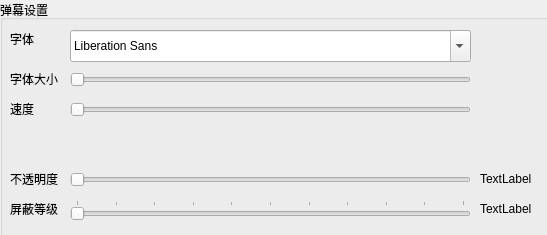
<?xml version="1.0" encoding="UTF-8"?>
<ui version="4.0">
 <class>DisplayControl</class>
 <widget class="QDialog" name="DisplayControl">
  <property name="geometry">
   <rect>
    <x>0</x>
    <y>0</y>
    <width>547</width>
    <height>235</height>
   </rect>
  </property>
  <property name="windowTitle">
   <string>设置</string>
  </property>
  <widget class="QGroupBox" name="groupBox">
   <property name="geometry">
    <rect>
     <x>0</x>
     <y>0</y>
     <width>551</width>
     <height>241</height>
    </rect>
   </property>
   <property name="title">
    <string>弹幕设置</string>
   </property>
   <widget class="QSlider" name="slider">
    <property name="geometry">
     <rect>
      <x>70</x>
      <y>200</y>
      <width>401</width>
      <height>20</height>
     </rect>
    </property>
    <property name="maximum">
     <number>10</number>
    </property>
    <property name="pageStep">
     <number>1</number>
    </property>
    <property name="orientation">
     <enum>Qt::Horizontal</enum>
    </property>
    <property name="tickPosition">
     <enum>QSlider::TicksAbove</enum>
    </property>
    <property name="tickInterval">
     <number>1</number>
    </property>
   </widget>
   <widget class="QLabel" name="label">
    <property name="geometry">
     <rect>
      <x>10</x>
      <y>200</y>
      <width>51</width>
      <height>18</height>
     </rect>
    </property>
    <property name="text">
     <string>屏蔽等级</string>
    </property>
   </widget>
   <widget class="QLabel" name="label_2">
    <property name="geometry">
     <rect>
      <x>480</x>
      <y>200</y>
      <width>58</width>
      <height>18</height>
     </rect>
    </property>
    <property name="text">
     <string>TextLabel</string>
    </property>
   </widget>
   <widget class="QSlider" name="horizontalSlider_2">
    <property name="geometry">
     <rect>
      <x>70</x>
      <y>170</y>
      <width>401</width>
      <height>20</height>
     </rect>
    </property>
    <property name="orientation">
     <enum>Qt::Horizontal</enum>
    </property>
   </widget>
   <widget class="QLabel" name="label_3">
    <property name="geometry">
     <rect>
      <x>10</x>
      <y>170</y>
      <width>58</width>
      <height>18</height>
     </rect>
    </property>
    <property name="text">
     <string>不透明度</string>
    </property>
   </widget>
   <widget class="QLabel" name="label_4">
    <property name="geometry">
     <rect>
      <x>480</x>
      <y>170</y>
      <width>58</width>
      <height>18</height>
     </rect>
    </property>
    <property name="text">
     <string>TextLabel</string>
    </property>
   </widget>
   <widget class="QLabel" name="label_5">
    <property name="geometry">
     <rect>
      <x>10</x>
      <y>30</y>
      <width>58</width>
      <height>18</height>
     </rect>
    </property>
    <property name="text">
     <string>字体</string>
    </property>
   </widget>
   <widget class="QFontComboBox" name="fontComboBox">
    <property name="geometry">
     <rect>
      <x>70</x>
      <y>30</y>
      <width>401</width>
      <height>32</height>
     </rect>
    </property>
   </widget>
   <widget class="QLabel" name="label_6">
    <property name="geometry">
     <rect>
      <x>10</x>
      <y>70</y>
      <width>58</width>
      <height>18</height>
     </rect>
    </property>
    <property name="text">
     <string>字体大小</string>
    </property>
   </widget>
   <widget class="QSlider" name="horizontalSlider_3">
    <property name="geometry">
     <rect>
      <x>70</x>
      <y>70</y>
      <width>401</width>
      <height>20</height>
     </rect>
    </property>
    <property name="orientation">
     <enum>Qt::Horizontal</enum>
    </property>
   </widget>
   <widget class="QLabel" name="label_7">
    <property name="geometry">
     <rect>
      <x>10</x>
      <y>100</y>
      <width>58</width>
      <height>18</height>
     </rect>
    </property>
    <property name="text">
     <string>速度</string>
    </property>
   </widget>
   <widget class="QSlider" name="horizontalSlider_4">
    <property name="geometry">
     <rect>
      <x>70</x>
      <y>100</y>
      <width>401</width>
      <height>20</height>
     </rect>
    </property>
    <property name="orientation">
     <enum>Qt::Horizontal</enum>
    </property>
   </widget>
  </widget>
 </widget>
 <resources>
  <include location="../resource.qrc"/>
 </resources>
 <connections/>
</ui>
